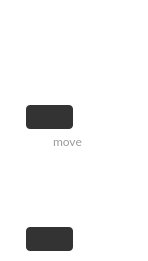
<?xml version="1.0" encoding="UTF-8"?>
<ui version="4.0">
 <class>StalledIssueFilePath</class>
 <widget class="QWidget" name="StalledIssueFilePath">
  <property name="geometry">
   <rect>
    <x>0</x>
    <y>0</y>
    <width>115</width>
    <height>169</height>
   </rect>
  </property>
  <property name="sizePolicy">
   <sizepolicy hsizetype="Preferred" vsizetype="Preferred">
    <horstretch>0</horstretch>
    <verstretch>0</verstretch>
   </sizepolicy>
  </property>
  <property name="minimumSize">
   <size>
    <width>0</width>
    <height>0</height>
   </size>
  </property>
  <property name="windowTitle">
   <string notr="true"/>
  </property>
  <property name="styleSheet">
   <string notr="true">*
{
	background-color: transparent;
}

#moveFilePathContainer[hasProblem=false][itsHover=false], #filePathContainer[hasProblem=false][itsHover=false]
{
  height: 24px;
  border-radius: 4px;
  background-color: rgba(0,0,0,0.04);
}

#moveFilePathContainer[hasProblem=false][itsHover=true], #filePathContainer[hasProblem=false][itsHover=true]
{
  height: 24px;
  border-radius: 4px;
  background-color: rgba(0,0,0,0.1);
}
#moveFilePathContainer[hasProblem=true] QLabel, #filePathContainer[hasProblem=true] QLabel
{
    font-family: Lato Regular;
    font-size: 12px;
    line-height: 20px;
    color: #FFFFFF;
}

#moveFilePathContainer[hasProblem=true] QTextEdit, #filePathContainer[hasProblem=true] QTextEdit
{
    font-family: Lato Regular;
    font-size: 12px;
    line-height: 20px;
    color: #FFFFFF;
}

#moveFilePathContainer[hasProblem=false] QLabel, #filePathContainer[hasProblem=false] QLabel
{
    font-family: Lato;
    font-size: 12px;
    line-height: 20px;
    color: #333333;
}

#moveFilePathContainer[hasProblem=false] QTextEdit, #filePathContainer[hasProblem=false] QTextEdit
{
    font-family: Lato;
    font-size: 12px;
    line-height: 20px;
    color: #333333;
}

#moveFilePathContainer[hasProblem=true], #filePathContainer[hasProblem=true]
{
  height: 24px;
  border-radius: 4px;
  background-color: #F4484B;
  color: #FFFFFF;
}

#pathProblem, #movePathProblem
{
  min-height: 24px;
  max-height: 24px;
  border-radius: 4px;
  background-color: #333333;
  border: none;
}

#pathProblemMessage, #movePathProblemMessage
{
  font-family: Lato;
  font-size: 12px;
  line-height: 20px;
  color: #FFFFFF;
}

#filePath, #filePathIcon, #moveFilePath, #moveFilePathIcon
{
   background-color: &quot;transparent&quot;;
}

QPushButton
{
    border: none;
}

#lines, #moveLines, #movePathProblemLines
{
   min-width: 24px;
   max-width: 24px;
}</string>
  </property>
  <layout class="QGridLayout" name="gridLayout">
   <property name="leftMargin">
    <number>0</number>
   </property>
   <property name="topMargin">
    <number>3</number>
   </property>
   <property name="rightMargin">
    <number>0</number>
   </property>
   <property name="bottomMargin">
    <number>10</number>
   </property>
   <property name="horizontalSpacing">
    <number>5</number>
   </property>
   <property name="verticalSpacing">
    <number>0</number>
   </property>
   <item row="0" column="1" alignment="Qt::AlignTop">
    <widget class="QLabel" name="LocalOrRemoteIcon">
     <property name="sizePolicy">
      <sizepolicy hsizetype="Fixed" vsizetype="Fixed">
       <horstretch>0</horstretch>
       <verstretch>0</verstretch>
      </sizepolicy>
     </property>
     <property name="minimumSize">
      <size>
       <width>24</width>
       <height>24</height>
      </size>
     </property>
     <property name="maximumSize">
      <size>
       <width>24</width>
       <height>24</height>
      </size>
     </property>
     <property name="text">
      <string/>
     </property>
     <property name="alignment">
      <set>Qt::AlignCenter</set>
     </property>
    </widget>
   </item>
   <item row="0" column="0">
    <spacer name="indent">
     <property name="orientation">
      <enum>Qt::Horizontal</enum>
     </property>
     <property name="sizeType">
      <enum>QSizePolicy::Fixed</enum>
     </property>
     <property name="sizeHint" stdset="0">
      <size>
       <width>0</width>
       <height>0</height>
      </size>
     </property>
    </spacer>
   </item>
   <item row="0" column="2" alignment="Qt::AlignLeft|Qt::AlignTop">
    <widget class="QLabel" name="LocalOrRemoteText">
     <property name="minimumSize">
      <size>
       <width>0</width>
       <height>24</height>
      </size>
     </property>
     <property name="maximumSize">
      <size>
       <width>16777215</width>
       <height>24</height>
      </size>
     </property>
     <property name="styleSheet">
      <string notr="true">#LocalOrRemoteText
{
    font-family: Lato;
    font-size: 12px;
    line-height: 15px;
    color: #666666;
}</string>
     </property>
     <property name="text">
      <string/>
     </property>
    </widget>
   </item>
   <item row="3" column="1" colspan="2" alignment="Qt::AlignTop">
    <widget class="QWidget" name="file" native="true">
     <property name="sizePolicy">
      <sizepolicy hsizetype="Preferred" vsizetype="Preferred">
       <horstretch>0</horstretch>
       <verstretch>0</verstretch>
      </sizepolicy>
     </property>
     <property name="styleSheet">
      <string notr="true"/>
     </property>
     <layout class="QGridLayout" name="gridLayout_3">
      <property name="leftMargin">
       <number>0</number>
      </property>
      <property name="topMargin">
       <number>0</number>
      </property>
      <property name="rightMargin">
       <number>0</number>
      </property>
      <property name="bottomMargin">
       <number>0</number>
      </property>
      <property name="horizontalSpacing">
       <number>0</number>
      </property>
      <property name="verticalSpacing">
       <number>4</number>
      </property>
      <item row="0" column="1">
       <widget class="QWidget" name="filePathContainer" native="true">
        <property name="sizePolicy">
         <sizepolicy hsizetype="Expanding" vsizetype="Preferred">
          <horstretch>0</horstretch>
          <verstretch>0</verstretch>
         </sizepolicy>
        </property>
        <property name="minimumSize">
         <size>
          <width>0</width>
          <height>0</height>
         </size>
        </property>
        <property name="maximumSize">
         <size>
          <width>16777215</width>
          <height>16777215</height>
         </size>
        </property>
        <property name="cursor">
         <cursorShape>PointingHandCursor</cursorShape>
        </property>
        <property name="itsHover" stdset="0">
         <bool>false</bool>
        </property>
        <layout class="QHBoxLayout" name="horizontalLayout" stretch="0,1,0">
         <property name="spacing">
          <number>6</number>
         </property>
         <property name="leftMargin">
          <number>0</number>
         </property>
         <property name="topMargin">
          <number>0</number>
         </property>
         <property name="rightMargin">
          <number>0</number>
         </property>
         <property name="bottomMargin">
          <number>0</number>
         </property>
         <item>
          <widget class="QLabel" name="filePathIcon">
           <property name="sizePolicy">
            <sizepolicy hsizetype="Fixed" vsizetype="Fixed">
             <horstretch>0</horstretch>
             <verstretch>0</verstretch>
            </sizepolicy>
           </property>
           <property name="minimumSize">
            <size>
             <width>24</width>
             <height>24</height>
            </size>
           </property>
           <property name="maximumSize">
            <size>
             <width>24</width>
             <height>24</height>
            </size>
           </property>
           <property name="text">
            <string/>
           </property>
           <property name="alignment">
            <set>Qt::AlignCenter</set>
           </property>
          </widget>
         </item>
         <item>
          <widget class="WordWrapLabel" name="filePathEdit">
           <property name="sizePolicy">
            <sizepolicy hsizetype="Expanding" vsizetype="Preferred">
             <horstretch>0</horstretch>
             <verstretch>0</verstretch>
            </sizepolicy>
           </property>
          </widget>
         </item>
         <item>
          <widget class="QLabel" name="filePathAction">
           <property name="sizePolicy">
            <sizepolicy hsizetype="Fixed" vsizetype="Fixed">
             <horstretch>0</horstretch>
             <verstretch>0</verstretch>
            </sizepolicy>
           </property>
           <property name="minimumSize">
            <size>
             <width>16</width>
             <height>16</height>
            </size>
           </property>
           <property name="maximumSize">
            <size>
             <width>16</width>
             <height>16</height>
            </size>
           </property>
           <property name="text">
            <string/>
           </property>
          </widget>
         </item>
        </layout>
       </widget>
      </item>
      <item row="1" column="1">
       <widget class="QWidget" name="pathProblemContainer" native="true">
        <layout class="QHBoxLayout" name="horizontalLayout_7">
         <property name="spacing">
          <number>0</number>
         </property>
         <property name="leftMargin">
          <number>0</number>
         </property>
         <property name="topMargin">
          <number>0</number>
         </property>
         <property name="rightMargin">
          <number>0</number>
         </property>
         <property name="bottomMargin">
          <number>0</number>
         </property>
         <item>
          <widget class="QWidget" name="pathProblem" native="true">
           <property name="minimumSize">
            <size>
             <width>0</width>
             <height>24</height>
            </size>
           </property>
           <layout class="QHBoxLayout" name="horizontalLayout_4">
            <property name="spacing">
             <number>6</number>
            </property>
            <property name="leftMargin">
             <number>0</number>
            </property>
            <property name="topMargin">
             <number>0</number>
            </property>
            <property name="rightMargin">
             <number>10</number>
            </property>
            <property name="bottomMargin">
             <number>0</number>
            </property>
            <item>
             <widget class="QPushButton" name="pathProblemIcon">
              <property name="sizePolicy">
               <sizepolicy hsizetype="Fixed" vsizetype="Fixed">
                <horstretch>0</horstretch>
                <verstretch>0</verstretch>
               </sizepolicy>
              </property>
              <property name="minimumSize">
               <size>
                <width>24</width>
                <height>24</height>
               </size>
              </property>
              <property name="maximumSize">
               <size>
                <width>24</width>
                <height>24</height>
               </size>
              </property>
              <property name="text">
               <string/>
              </property>
              <property name="icon">
               <iconset resource="../../../gui/Resources_linux.qrc">
                <normaloff>:/images/StalledIssues/alert_circle_small_default.png</normaloff>:/images/StalledIssues/alert_circle_small_default.png</iconset>
              </property>
              <property name="iconSize">
               <size>
                <width>16</width>
                <height>16</height>
               </size>
              </property>
             </widget>
            </item>
            <item>
             <widget class="QLabel" name="pathProblemMessage">
              <property name="text">
               <string/>
              </property>
             </widget>
            </item>
           </layout>
          </widget>
         </item>
         <item>
          <widget class="QPushButton" name="helpIcon">
           <property name="minimumSize">
            <size>
             <width>24</width>
             <height>24</height>
            </size>
           </property>
           <property name="maximumSize">
            <size>
             <width>24</width>
             <height>24</height>
            </size>
           </property>
           <property name="text">
            <string/>
           </property>
           <property name="icon">
            <iconset resource="../../../gui/Resources_linux.qrc">
             <normaloff>:/images/help_ico.png</normaloff>:/images/help_ico.png</iconset>
           </property>
           <property name="iconSize">
            <size>
             <width>24</width>
             <height>24</height>
            </size>
           </property>
          </widget>
         </item>
         <item>
          <spacer name="horizontalSpacer_6">
           <property name="orientation">
            <enum>Qt::Horizontal</enum>
           </property>
           <property name="sizeHint" stdset="0">
            <size>
             <width>40</width>
             <height>20</height>
            </size>
           </property>
          </spacer>
         </item>
        </layout>
       </widget>
      </item>
      <item row="0" column="0" rowspan="2">
       <widget class="QWidget" name="linesContainer" native="true">
        <property name="sizePolicy">
         <sizepolicy hsizetype="Fixed" vsizetype="Preferred">
          <horstretch>0</horstretch>
          <verstretch>0</verstretch>
         </sizepolicy>
        </property>
        <property name="minimumSize">
         <size>
          <width>26</width>
          <height>0</height>
         </size>
        </property>
        <property name="maximumSize">
         <size>
          <width>26</width>
          <height>16777215</height>
         </size>
        </property>
        <layout class="QHBoxLayout" name="horizontalLayout_8">
         <property name="spacing">
          <number>0</number>
         </property>
         <property name="leftMargin">
          <number>0</number>
         </property>
         <property name="topMargin">
          <number>0</number>
         </property>
         <property name="rightMargin">
          <number>2</number>
         </property>
         <property name="bottomMargin">
          <number>0</number>
         </property>
         <item alignment="Qt::AlignLeft">
          <widget class="QLabel" name="lines">
           <property name="sizePolicy">
            <sizepolicy hsizetype="Fixed" vsizetype="Preferred">
             <horstretch>0</horstretch>
             <verstretch>0</verstretch>
            </sizepolicy>
           </property>
           <property name="minimumSize">
            <size>
             <width>24</width>
             <height>0</height>
            </size>
           </property>
           <property name="maximumSize">
            <size>
             <width>24</width>
             <height>16777215</height>
            </size>
           </property>
          </widget>
         </item>
        </layout>
       </widget>
      </item>
     </layout>
    </widget>
   </item>
   <item row="4" column="1" colspan="2" alignment="Qt::AlignTop">
    <widget class="QWidget" name="moveFile" native="true">
     <property name="sizePolicy">
      <sizepolicy hsizetype="Preferred" vsizetype="Preferred">
       <horstretch>0</horstretch>
       <verstretch>0</verstretch>
      </sizepolicy>
     </property>
     <property name="styleSheet">
      <string notr="true">#moveLabel
{
    font-family: Lato;
    font-size: 12px;
    line-height: 20px;
    color: #999999;
}</string>
     </property>
     <layout class="QGridLayout" name="gridLayout_2">
      <property name="leftMargin">
       <number>0</number>
      </property>
      <property name="topMargin">
       <number>0</number>
      </property>
      <property name="rightMargin">
       <number>0</number>
      </property>
      <property name="bottomMargin">
       <number>0</number>
      </property>
      <property name="spacing">
       <number>0</number>
      </property>
      <item row="0" column="1">
       <widget class="QWidget" name="moveHeader" native="true">
        <layout class="QHBoxLayout" name="horizontalLayout_3">
         <property name="spacing">
          <number>3</number>
         </property>
         <property name="leftMargin">
          <number>0</number>
         </property>
         <property name="topMargin">
          <number>0</number>
         </property>
         <property name="rightMargin">
          <number>0</number>
         </property>
         <property name="bottomMargin">
          <number>0</number>
         </property>
         <item>
          <widget class="QLabel" name="moveLines">
           <property name="sizePolicy">
            <sizepolicy hsizetype="Fixed" vsizetype="Fixed">
             <horstretch>0</horstretch>
             <verstretch>0</verstretch>
            </sizepolicy>
           </property>
           <property name="minimumSize">
            <size>
             <width>24</width>
             <height>24</height>
            </size>
           </property>
           <property name="maximumSize">
            <size>
             <width>24</width>
             <height>24</height>
            </size>
           </property>
          </widget>
         </item>
         <item>
          <widget class="QLabel" name="moveLabel">
           <property name="text">
            <string>move</string>
           </property>
          </widget>
         </item>
         <item>
          <spacer name="horizontalSpacer_4">
           <property name="orientation">
            <enum>Qt::Horizontal</enum>
           </property>
           <property name="sizeHint" stdset="0">
            <size>
             <width>0</width>
             <height>0</height>
            </size>
           </property>
          </spacer>
         </item>
        </layout>
       </widget>
      </item>
      <item row="1" column="1">
       <widget class="QWidget" name="moveFilePathContainer" native="true">
        <property name="sizePolicy">
         <sizepolicy hsizetype="Expanding" vsizetype="Preferred">
          <horstretch>0</horstretch>
          <verstretch>0</verstretch>
         </sizepolicy>
        </property>
        <property name="cursor">
         <cursorShape>PointingHandCursor</cursorShape>
        </property>
        <property name="styleSheet">
         <string notr="true"/>
        </property>
        <property name="itsHover" stdset="0">
         <bool>false</bool>
        </property>
        <layout class="QHBoxLayout" name="horizontalLayout_2" stretch="0,1,0">
         <property name="spacing">
          <number>6</number>
         </property>
         <property name="leftMargin">
          <number>0</number>
         </property>
         <property name="topMargin">
          <number>0</number>
         </property>
         <property name="rightMargin">
          <number>0</number>
         </property>
         <property name="bottomMargin">
          <number>0</number>
         </property>
         <item>
          <widget class="QLabel" name="moveFilePathIcon">
           <property name="sizePolicy">
            <sizepolicy hsizetype="Fixed" vsizetype="Fixed">
             <horstretch>0</horstretch>
             <verstretch>0</verstretch>
            </sizepolicy>
           </property>
           <property name="minimumSize">
            <size>
             <width>24</width>
             <height>24</height>
            </size>
           </property>
           <property name="maximumSize">
            <size>
             <width>24</width>
             <height>24</height>
            </size>
           </property>
           <property name="text">
            <string/>
           </property>
           <property name="alignment">
            <set>Qt::AlignCenter</set>
           </property>
          </widget>
         </item>
         <item>
          <widget class="WordWrapLabel" name="moveFilePathEdit">
           <property name="sizePolicy">
            <sizepolicy hsizetype="Expanding" vsizetype="Preferred">
             <horstretch>0</horstretch>
             <verstretch>0</verstretch>
            </sizepolicy>
           </property>
          </widget>
         </item>
         <item>
          <widget class="QLabel" name="moveFilePathAction">
           <property name="sizePolicy">
            <sizepolicy hsizetype="Fixed" vsizetype="Fixed">
             <horstretch>0</horstretch>
             <verstretch>0</verstretch>
            </sizepolicy>
           </property>
           <property name="minimumSize">
            <size>
             <width>16</width>
             <height>16</height>
            </size>
           </property>
           <property name="maximumSize">
            <size>
             <width>16</width>
             <height>16</height>
            </size>
           </property>
           <property name="text">
            <string/>
           </property>
          </widget>
         </item>
        </layout>
       </widget>
      </item>
      <item row="2" column="1">
       <spacer name="verticalSpacer_2">
        <property name="orientation">
         <enum>Qt::Vertical</enum>
        </property>
        <property name="sizeType">
         <enum>QSizePolicy::Fixed</enum>
        </property>
        <property name="sizeHint" stdset="0">
         <size>
          <width>0</width>
          <height>4</height>
         </size>
        </property>
       </spacer>
      </item>
      <item row="3" column="1">
       <widget class="QWidget" name="movePathProblemContainer" native="true">
        <layout class="QHBoxLayout" name="horizontalLayout_6">
         <property name="spacing">
          <number>0</number>
         </property>
         <property name="leftMargin">
          <number>0</number>
         </property>
         <property name="topMargin">
          <number>0</number>
         </property>
         <property name="rightMargin">
          <number>0</number>
         </property>
         <property name="bottomMargin">
          <number>0</number>
         </property>
         <item>
          <widget class="QWidget" name="movePathProblem" native="true">
           <layout class="QHBoxLayout" name="horizontalLayout_5">
            <property name="spacing">
             <number>6</number>
            </property>
            <property name="leftMargin">
             <number>0</number>
            </property>
            <property name="topMargin">
             <number>0</number>
            </property>
            <property name="rightMargin">
             <number>10</number>
            </property>
            <property name="bottomMargin">
             <number>0</number>
            </property>
            <item>
             <widget class="QPushButton" name="movePathProblemIcon">
              <property name="minimumSize">
               <size>
                <width>24</width>
                <height>24</height>
               </size>
              </property>
              <property name="maximumSize">
               <size>
                <width>24</width>
                <height>24</height>
               </size>
              </property>
              <property name="text">
               <string/>
              </property>
              <property name="icon">
               <iconset resource="../../../gui/Resources_linux.qrc">
                <normaloff>:/images/StalledIssues/alert_circle_small_default.png</normaloff>:/images/StalledIssues/alert_circle_small_default.png</iconset>
              </property>
              <property name="iconSize">
               <size>
                <width>16</width>
                <height>16</height>
               </size>
              </property>
             </widget>
            </item>
            <item>
             <widget class="QLabel" name="movePathProblemMessage">
              <property name="text">
               <string/>
              </property>
             </widget>
            </item>
           </layout>
          </widget>
         </item>
         <item>
          <spacer name="horizontalSpacer_5">
           <property name="orientation">
            <enum>Qt::Horizontal</enum>
           </property>
           <property name="sizeHint" stdset="0">
            <size>
             <width>40</width>
             <height>20</height>
            </size>
           </property>
          </spacer>
         </item>
        </layout>
       </widget>
      </item>
      <item row="1" column="0" rowspan="3">
       <widget class="QWidget" name="movePathProblemLinesContainer" native="true">
        <property name="minimumSize">
         <size>
          <width>26</width>
          <height>0</height>
         </size>
        </property>
        <property name="maximumSize">
         <size>
          <width>26</width>
          <height>16777215</height>
         </size>
        </property>
        <layout class="QVBoxLayout" name="verticalLayout">
         <property name="spacing">
          <number>0</number>
         </property>
         <property name="leftMargin">
          <number>2</number>
         </property>
         <property name="topMargin">
          <number>0</number>
         </property>
         <property name="rightMargin">
          <number>0</number>
         </property>
         <property name="bottomMargin">
          <number>0</number>
         </property>
         <item alignment="Qt::AlignRight">
          <widget class="QLabel" name="movePathProblemLines">
           <property name="sizePolicy">
            <sizepolicy hsizetype="Fixed" vsizetype="Preferred">
             <horstretch>0</horstretch>
             <verstretch>0</verstretch>
            </sizepolicy>
           </property>
           <property name="minimumSize">
            <size>
             <width>24</width>
             <height>0</height>
            </size>
           </property>
           <property name="maximumSize">
            <size>
             <width>24</width>
             <height>16777215</height>
            </size>
           </property>
           <property name="text">
            <string/>
           </property>
          </widget>
         </item>
        </layout>
       </widget>
      </item>
     </layout>
    </widget>
   </item>
   <item row="1" column="1">
    <spacer name="verticalSpacer">
     <property name="orientation">
      <enum>Qt::Vertical</enum>
     </property>
     <property name="sizeType">
      <enum>QSizePolicy::Fixed</enum>
     </property>
     <property name="sizeHint" stdset="0">
      <size>
       <width>0</width>
       <height>4</height>
      </size>
     </property>
    </spacer>
   </item>
  </layout>
 </widget>
 <customwidgets>
  <customwidget>
   <class>WordWrapLabel</class>
   <extends>QTextEdit</extends>
   <header>WordWrapLabel.h</header>
  </customwidget>
 </customwidgets>
 <resources>
  <include location="../../../gui/Resources_linux.qrc"/>
 </resources>
 <connections/>
</ui>
